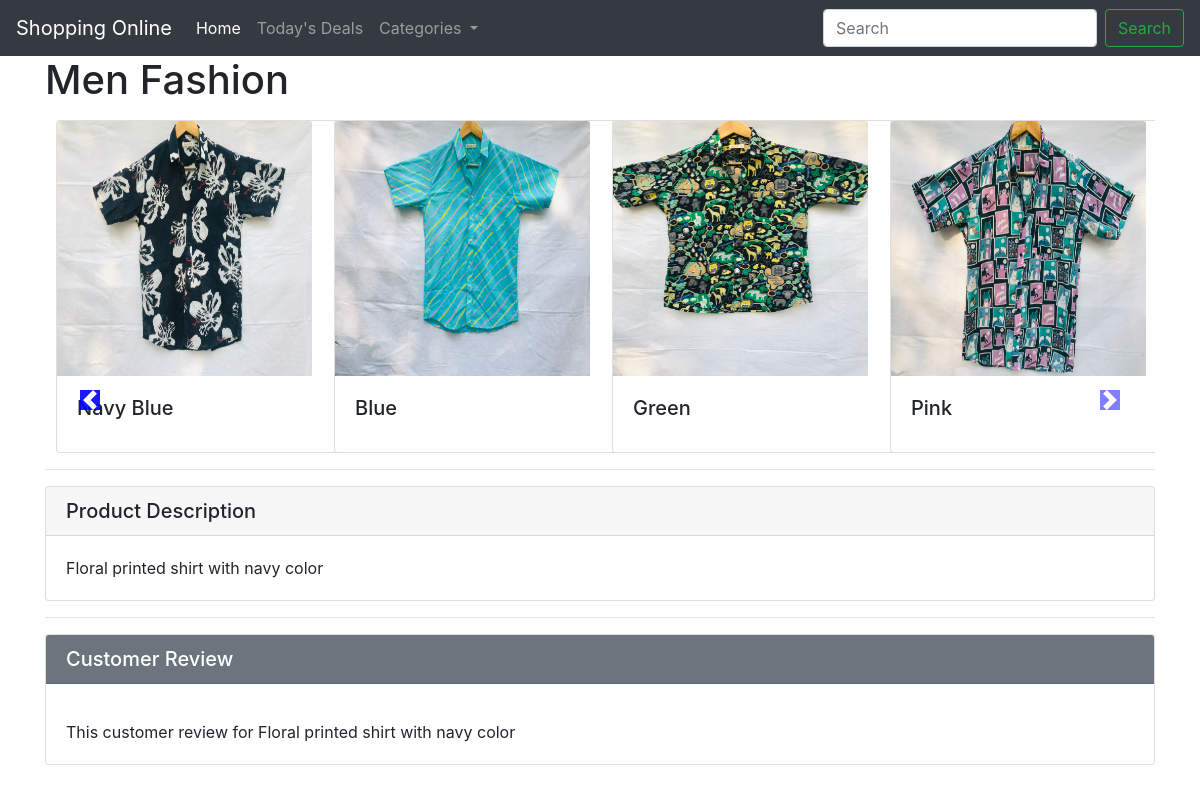
/home/, run on the app's committed database.
### home/models.py (models this page shows, shortened)
class product(models.Model):
    product_id = models.AutoField
    product_name=models.CharField(default='lorem ipsum', max_length=50)
    image= models.ImageField(upload_to="shop/images",default="")
    price = models.IntegerField(default=0)
    product_desc=models.CharField(default=' ', max_length=300)
    customer_review=models.CharField(default=' ', max_length=300)

### home/views.py (the view)
# urls.py: path("", views.index, name="Home"),
def index(request):
    prods= product.objects.all()
    n= len(prods)
    nSlides= n//4 + ceil((n/4) + (n//4))
    params={'no_of_slides':nSlides, 'range':range(1,nSlides), 'product': prods}
    return render(request,"home/index.html", params)

### home/templates/home/index.html (shortened to what this page needs)
{% extends 'home/basic.html' %}
{% block body %}
{% load static %}
<div class="container">
    <h1>Men Fashion</h1>
<div id="demo" class="carousel slide my-3" data-ride="carousel">
    <div class="container carousel-inner no-padding">
      <div class="carousel-item active">
        <div class="col-xs-3 col-sm-3 col-md-3">
          <div class="card" style="width: 18rem;">
            <img src='/media/{{product.0.image}}' class="card-img-top" alt="...">
            <div class="card-body">
                <h5 class="card-title">{{product.0.product_name}}</h5>
            </div>
          </div>
       </div>
        {% for i in product|slice:"1:"%}
        <div class="col-xs-3 col-sm-3 col-md-3">
          <div class="card" style="width: 18rem;">
            <img src='/media/{{i.image}}' class="card-img-top" alt="...">
            <div class="card-body">
              <h5 class="card-title">{{i.product_name}}</h5>
            </div>
          </div>
        </div>
        {% if forloop.counter|divisibleby:3 and forloop.counter > 0 and not forloop.last %}
      </div><div class="carousel-item">
        {% endif %}
        {% endfor %}
      </div>
</div>
</div>
    <a class="carousel-control-prev" href="#demo" data-slide="prev">
        <span class="carousel-control-prev-icon"></span>
    </a>
    <a class="carousel-control-next" href="#demo" data-slide="next">
        <span class="carousel-control-next-icon"></span>
    </a>
    <hr>
    <div class="card">
      <h5 class="card-header">Product Description</h5>
      <div class="card-body">
        <p class="card-text">{{product.0.product_desc}}</p>
      </div>
    </div>
    <hr>
    <div class="card">
      <h5 class="card-header text-white bg-secondary mb-3">Customer Review</h5>
      <div class="card-body">
        <p class="card-text">{{product.0.customer_review}}</p>
      </div>
    </div>
 {% endblock %}

### home/templates/home/basic.html (shortened to what this page needs)
<!doctype html>
<html lang="en">
  <head>
    <link rel="stylesheet" href="https://stackpath.bootstrapcdn.com/bootstrap/4.2.1/css/bootstrap.min.css">
  </head>
  <body>
    <nav class="navbar navbar-expand-lg navbar-dark bg-dark">
  <a class="navbar-brand" href="#">Shopping Online</a>
  <div class="collapse navbar-collapse" id="navbarSupportedContent">
    <ul class="navbar-nav mr-auto">
      <li class="nav-item active">
        <a class="nav-link" href="#">Home <span class="sr-only">(current)</span></a>
      </li>
      <li class="nav-item">
        <a class="nav-link" href="#">Today's Deals</a>
      </li>
      <li class="nav-item dropdown">
        <a class="nav-link dropdown-toggle" href="#" id="navbarDropdown" role="button" data-toggle="dropdown" aria-haspopup="true" aria-expanded="false">
          Categories
        </a>
      </li>
    </ul>
    <form class="form-inline my-2 my-lg-0">
      <input class="form-control mr-sm-2" type="search" placeholder="Search" aria-label="Search">
      <button class="btn btn-outline-success my-2 my-sm-0" type="submit">Search</button>
    </form>
  </div>
</nav>
  {% block body %} {% endblock %}
  </body>
</html>

### data on the page
product: image (picture), product_name "Navy Blue", product_desc "Floral printed shirt with navy color", customer_review "This customer review for Floral printed shirt with navy color"
product: image (picture), product_name "Blue"
product: image (picture), product_name "Green"
product: image (picture), product_name "Pink"
